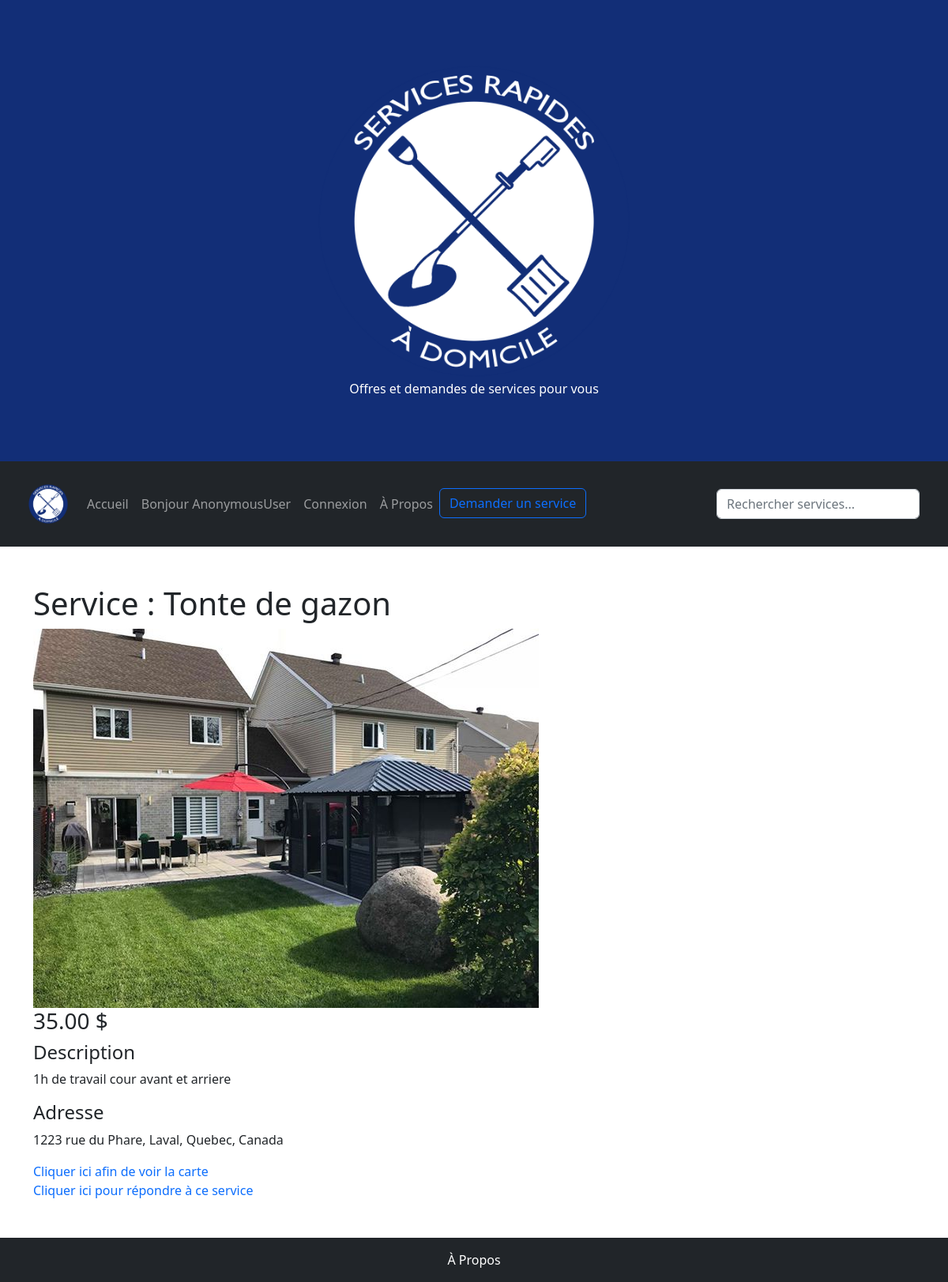
/service/8/, run on the app's committed database.
### base/models.py (models this page shows, shortened)
class Service(models.Model):
    host = models.ForeignKey(User, on_delete = models.SET_NULL, null=True)
    topic = models.ForeignKey(Topic, on_delete = models.SET_NULL, null=True)
    name = models.CharField(max_length=200)
    description = models.TextField(null=True, blank = True)
    address = models.TextField(null=True, blank = True)
    updated = models.DateTimeField(auto_now=True)
    montant = models.DecimalField(max_digits=6, decimal_places=2,default=0.00)
    created = models.DateTimeField(auto_now_add=True)
    image = models.ImageField(upload_to='base/files/images',default="base\files\images\Logo_SRAD.png")
    class Meta:
        ordering = ['-updated', '-created']

### base/views.py (the view)
# urls.py: path('service/<str:pk>/', views.service, name='service'),
def service(request, pk):
    service = Service.objects.get(id=pk)
    service_messages = service.message_set.all().order_by('-created')
    if request.method == 'POST':
        message = Message.objects.create(user= request.user,
                                         service = service,
                                         body = request.POST.get('body'))
        return redirect('service', pk = service.id)
    context = {'service': service, 'service_messages': service_messages}
    return render(request, 'base/service.html', context)

### base/templates/base/service.html
{% extends 'main.html' %}
{% block content %}
<div class="container pt-5 container-fluid">
<h1> Service : {{service.name}} </h1>
<img src={{service.image.url}}/>
<h3>{{service.montant}} $</h3>
<h4>Description</h4>
<p> {{service.description}} </p>
<h4>Adresse</h4>
<p>{{service.address}}</p>
<a class="nav-link text-primary" href="{% url 'service_map_view' service.id %}">Cliquer ici afin de voir la carte</a>
<a class="nav-link text-primary" href="{% url 'message' service.id %}"> Cliquer ici pour répondre à ce service</a>
</div>
{% endblock %}

### data on the page
Service: name "Tonte de gazon", image (picture), montant "35.00", description "1h de travail cour avant et arriere", address "1223 rue du Phare, Laval, Quebec, Canada"

### other printed values
{{ request.user }} "AnonymousUser"
